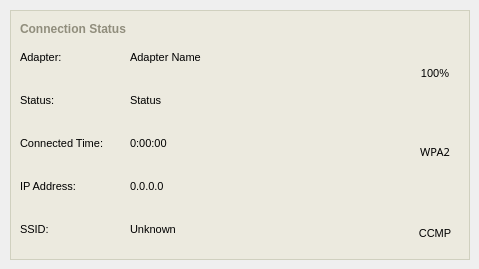
     <widget class="QWidget" name="statusPage" >
      <widget class="QFrame" name="interfaceInfoFrame_2" >
       <property name="geometry" >
        <rect>
         <x>10</x>
         <y>10</y>
         <width>460</width>
         <height>250</height>
        </rect>
       </property>
       <property name="minimumSize" >
        <size>
         <width>460</width>
         <height>250</height>
        </size>
       </property>
       <property name="maximumSize" >
        <size>
         <width>460</width>
         <height>250</height>
        </size>
       </property>
       <property name="palette" >
        <palette>
         <active>
          <colorrole role="WindowText" >
           <brush brushstyle="SolidPattern" >
            <color alpha="255" >
             <red>208</red>
             <green>208</green>
             <blue>191</blue>
            </color>
           </brush>
          </colorrole>
          <colorrole role="Base" >
           <brush brushstyle="SolidPattern" >
            <color alpha="255" >
             <red>255</red>
             <green>255</green>
             <blue>255</blue>
            </color>
           </brush>
          </colorrole>
          <colorrole role="Window" >
           <brush brushstyle="SolidPattern" >
            <color alpha="255" >
             <red>236</red>
             <green>234</green>
             <blue>223</blue>
            </color>
           </brush>
          </colorrole>
         </active>
         <inactive>
          <colorrole role="WindowText" >
           <brush brushstyle="SolidPattern" >
            <color alpha="255" >
             <red>208</red>
             <green>208</green>
             <blue>191</blue>
            </color>
           </brush>
          </colorrole>
          <colorrole role="Base" >
           <brush brushstyle="SolidPattern" >
            <color alpha="255" >
             <red>255</red>
             <green>255</green>
             <blue>255</blue>
            </color>
           </brush>
          </colorrole>
          <colorrole role="Window" >
           <brush brushstyle="SolidPattern" >
            <color alpha="255" >
             <red>236</red>
             <green>234</green>
             <blue>223</blue>
            </color>
           </brush>
          </colorrole>
         </inactive>
         <disabled>
          <colorrole role="WindowText" >
           <brush brushstyle="SolidPattern" >
            <color alpha="255" >
             <red>119</red>
             <green>119</green>
             <blue>119</blue>
            </color>
           </brush>
          </colorrole>
          <colorrole role="Base" >
           <brush brushstyle="SolidPattern" >
            <color alpha="255" >
             <red>236</red>
             <green>234</green>
             <blue>223</blue>
            </color>
           </brush>
          </colorrole>
          <colorrole role="Window" >
           <brush brushstyle="SolidPattern" >
            <color alpha="255" >
             <red>236</red>
             <green>234</green>
             <blue>223</blue>
            </color>
           </brush>
          </colorrole>
         </disabled>
        </palette>
       </property>
       <property name="autoFillBackground" >
        <bool>true</bool>
       </property>
       <property name="frameShape" >
        <enum>QFrame::Box</enum>
       </property>
       <property name="frameShadow" >
        <enum>QFrame::Plain</enum>
       </property>
       <widget class="QLabel" name="label_5" >
        <property name="geometry" >
         <rect>
          <x>10</x>
          <y>38</y>
          <width>115</width>
          <height>18</height>
         </rect>
        </property>
        <property name="sizePolicy" >
         <sizepolicy>
          <hsizetype>0</hsizetype>
          <vsizetype>0</vsizetype>
          <horstretch>0</horstretch>
          <verstretch>0</verstretch>
         </sizepolicy>
        </property>
        <property name="minimumSize" >
         <size>
          <width>115</width>
          <height>18</height>
         </size>
        </property>
        <property name="maximumSize" >
         <size>
          <width>115</width>
          <height>18</height>
         </size>
        </property>
        <property name="palette" >
         <palette>
          <active>
           <colorrole role="WindowText" >
            <brush brushstyle="SolidPattern" >
             <color alpha="255" >
              <red>0</red>
              <green>0</green>
              <blue>0</blue>
             </color>
            </brush>
           </colorrole>
          </active>
          <inactive>
           <colorrole role="WindowText" >
            <brush brushstyle="SolidPattern" >
             <color alpha="255" >
              <red>0</red>
              <green>0</green>
              <blue>0</blue>
             </color>
            </brush>
           </colorrole>
          </inactive>
          <disabled>
           <colorrole role="WindowText" >
            <brush brushstyle="SolidPattern" >
             <color alpha="255" >
              <red>119</red>
              <green>119</green>
              <blue>119</blue>
             </color>
            </brush>
           </colorrole>
          </disabled>
         </palette>
        </property>
        <property name="font" >
         <font>
          <pointsize>8</pointsize>
         </font>
        </property>
        <property name="lineWidth" >
         <number>0</number>
        </property>
        <property name="text" >
         <string>Adapter:</string>
        </property>
       </widget>
       <widget class="QLabel" name="label_8" >
        <property name="geometry" >
         <rect>
          <x>10</x>
          <y>167</y>
          <width>115</width>
          <height>18</height>
         </rect>
        </property>
        <property name="sizePolicy" >
         <sizepolicy>
          <hsizetype>0</hsizetype>
          <vsizetype>0</vsizetype>
          <horstretch>0</horstretch>
          <verstretch>0</verstretch>
         </sizepolicy>
        </property>
        <property name="minimumSize" >
         <size>
          <width>115</width>
          <height>18</height>
         </size>
        </property>
        <property name="maximumSize" >
         <size>
          <width>115</width>
          <height>18</height>
         </size>
        </property>
        <property name="palette" >
         <palette>
          <active>
           <colorrole role="WindowText" >
            <brush brushstyle="SolidPattern" >
             <color alpha="255" >
              <red>0</red>
              <green>0</green>
              <blue>0</blue>
             </color>
            </brush>
           </colorrole>
          </active>
          <inactive>
           <colorrole role="WindowText" >
            <brush brushstyle="SolidPattern" >
             <color alpha="255" >
              <red>0</red>
              <green>0</green>
              <blue>0</blue>
             </color>
            </brush>
           </colorrole>
          </inactive>
          <disabled>
           <colorrole role="WindowText" >
            <brush brushstyle="SolidPattern" >
             <color alpha="255" >
              <red>119</red>
              <green>119</green>
              <blue>119</blue>
             </color>
            </brush>
           </colorrole>
          </disabled>
         </palette>
        </property>
        <property name="font" >
         <font>
          <pointsize>8</pointsize>
         </font>
        </property>
        <property name="lineWidth" >
         <number>0</number>
        </property>
        <property name="text" >
         <string>IP Address:</string>
        </property>
       </widget>
       <widget class="QLabel" name="ssidLabel" >
        <property name="geometry" >
         <rect>
          <x>10</x>
          <y>210</y>
          <width>115</width>
          <height>18</height>
         </rect>
        </property>
        <property name="sizePolicy" >
         <sizepolicy>
          <hsizetype>0</hsizetype>
          <vsizetype>0</vsizetype>
          <horstretch>0</horstretch>
          <verstretch>0</verstretch>
         </sizepolicy>
        </property>
        <property name="minimumSize" >
         <size>
          <width>115</width>
          <height>18</height>
         </size>
        </property>
        <property name="maximumSize" >
         <size>
          <width>115</width>
          <height>18</height>
         </size>
        </property>
        <property name="palette" >
         <palette>
          <active>
           <colorrole role="WindowText" >
            <brush brushstyle="SolidPattern" >
             <color alpha="255" >
              <red>0</red>
              <green>0</green>
              <blue>0</blue>
             </color>
            </brush>
           </colorrole>
          </active>
          <inactive>
           <colorrole role="WindowText" >
            <brush brushstyle="SolidPattern" >
             <color alpha="255" >
              <red>0</red>
              <green>0</green>
              <blue>0</blue>
             </color>
            </brush>
           </colorrole>
          </inactive>
          <disabled>
           <colorrole role="WindowText" >
            <brush brushstyle="SolidPattern" >
             <color alpha="255" >
              <red>119</red>
              <green>119</green>
              <blue>119</blue>
             </color>
            </brush>
           </colorrole>
          </disabled>
         </palette>
        </property>
        <property name="font" >
         <font>
          <pointsize>8</pointsize>
         </font>
        </property>
        <property name="lineWidth" >
         <number>0</number>
        </property>
        <property name="text" >
         <string>SSID:</string>
        </property>
       </widget>
       <widget class="QLabel" name="assocTypeLabel" >
        <property name="geometry" >
         <rect>
          <x>400</x>
          <y>132</y>
          <width>50</width>
          <height>18</height>
         </rect>
        </property>
        <property name="minimumSize" >
         <size>
          <width>50</width>
          <height>18</height>
         </size>
        </property>
        <property name="maximumSize" >
         <size>
          <width>50</width>
          <height>18</height>
         </size>
        </property>
        <property name="palette" >
         <palette>
          <active>
           <colorrole role="WindowText" >
            <brush brushstyle="SolidPattern" >
             <color alpha="255" >
              <red>0</red>
              <green>0</green>
              <blue>0</blue>
             </color>
            </brush>
           </colorrole>
          </active>
          <inactive>
           <colorrole role="WindowText" >
            <brush brushstyle="SolidPattern" >
             <color alpha="255" >
              <red>0</red>
              <green>0</green>
              <blue>0</blue>
             </color>
            </brush>
           </colorrole>
          </inactive>
          <disabled>
           <colorrole role="WindowText" >
            <brush brushstyle="SolidPattern" >
             <color alpha="255" >
              <red>119</red>
              <green>119</green>
              <blue>119</blue>
             </color>
            </brush>
           </colorrole>
          </disabled>
         </palette>
        </property>
        <property name="font" >
         <font>
          <family>Sans Serif</family>
          <pointsize>8</pointsize>
          <weight>50</weight>
          <bold>false</bold>
         </font>
        </property>
        <property name="lineWidth" >
         <number>0</number>
        </property>
        <property name="text" >
         <string>WPA2</string>
        </property>
        <property name="alignment" >
         <set>Qt::AlignBottom|Qt::AlignHCenter</set>
        </property>
       </widget>
       <widget class="QLabel" name="sigStrengthText" >
        <property name="geometry" >
         <rect>
          <x>400</x>
          <y>52</y>
          <width>50</width>
          <height>18</height>
         </rect>
        </property>
        <property name="minimumSize" >
         <size>
          <width>50</width>
          <height>18</height>
         </size>
        </property>
        <property name="maximumSize" >
         <size>
          <width>50</width>
          <height>18</height>
         </size>
        </property>
        <property name="palette" >
         <palette>
          <active>
           <colorrole role="WindowText" >
            <brush brushstyle="SolidPattern" >
             <color alpha="255" >
              <red>0</red>
              <green>0</green>
              <blue>0</blue>
             </color>
            </brush>
           </colorrole>
          </active>
          <inactive>
           <colorrole role="WindowText" >
            <brush brushstyle="SolidPattern" >
             <color alpha="255" >
              <red>0</red>
              <green>0</green>
              <blue>0</blue>
             </color>
            </brush>
           </colorrole>
          </inactive>
          <disabled>
           <colorrole role="WindowText" >
            <brush brushstyle="SolidPattern" >
             <color alpha="255" >
              <red>119</red>
              <green>119</green>
              <blue>119</blue>
             </color>
            </brush>
           </colorrole>
          </disabled>
         </palette>
        </property>
        <property name="font" >
         <font>
          <pointsize>8</pointsize>
         </font>
        </property>
        <property name="layoutDirection" >
         <enum>Qt::LeftToRight</enum>
        </property>
        <property name="lineWidth" >
         <number>0</number>
        </property>
        <property name="text" >
         <string>100%</string>
        </property>
        <property name="alignment" >
         <set>Qt::AlignBottom|Qt::AlignHCenter</set>
        </property>
       </widget>
       <widget class="QLabel" name="encTypeLabel" >
        <property name="geometry" >
         <rect>
          <x>400</x>
          <y>212</y>
          <width>50</width>
          <height>18</height>
         </rect>
        </property>
        <property name="minimumSize" >
         <size>
          <width>50</width>
          <height>18</height>
         </size>
        </property>
        <property name="maximumSize" >
         <size>
          <width>50</width>
          <height>18</height>
         </size>
        </property>
        <property name="palette" >
         <palette>
          <active>
           <colorrole role="WindowText" >
            <brush brushstyle="SolidPattern" >
             <color alpha="255" >
              <red>0</red>
              <green>0</green>
              <blue>0</blue>
             </color>
            </brush>
           </colorrole>
          </active>
          <inactive>
           <colorrole role="WindowText" >
            <brush brushstyle="SolidPattern" >
             <color alpha="255" >
              <red>0</red>
              <green>0</green>
              <blue>0</blue>
             </color>
            </brush>
           </colorrole>
          </inactive>
          <disabled>
           <colorrole role="WindowText" >
            <brush brushstyle="SolidPattern" >
             <color alpha="255" >
              <red>119</red>
              <green>119</green>
              <blue>119</blue>
             </color>
            </brush>
           </colorrole>
          </disabled>
         </palette>
        </property>
        <property name="font" >
         <font>
          <pointsize>8</pointsize>
         </font>
        </property>
        <property name="lineWidth" >
         <number>0</number>
        </property>
        <property name="text" >
         <string>CCMP</string>
        </property>
        <property name="alignment" >
         <set>Qt::AlignBottom|Qt::AlignHCenter</set>
        </property>
       </widget>
       <widget class="QLabel" name="sigStrengthGfx" >
        <property name="geometry" >
         <rect>
          <x>410</x>
          <y>20</y>
          <width>32</width>
          <height>32</height>
         </rect>
        </property>
        <property name="minimumSize" >
         <size>
          <width>32</width>
          <height>32</height>
         </size>
        </property>
        <property name="maximumSize" >
         <size>
          <width>32</width>
          <height>32</height>
         </size>
        </property>
        <property name="text" >
         <string/>
        </property>
        <property name="pixmap" >
         <pixmap>icons/signal_0.png</pixmap>
        </property>
       </widget>
       <widget class="QLabel" name="assocGfx" >
        <property name="geometry" >
         <rect>
          <x>410</x>
          <y>100</y>
          <width>32</width>
          <height>32</height>
         </rect>
        </property>
        <property name="minimumSize" >
         <size>
          <width>32</width>
          <height>32</height>
         </size>
        </property>
        <property name="maximumSize" >
         <size>
          <width>32</width>
          <height>32</height>
         </size>
        </property>
        <property name="text" >
         <string/>
        </property>
        <property name="pixmap" >
         <pixmap>icons/key.png</pixmap>
        </property>
       </widget>
       <widget class="QLabel" name="encTypeGFX" >
        <property name="geometry" >
         <rect>
          <x>410</x>
          <y>180</y>
          <width>32</width>
          <height>32</height>
         </rect>
        </property>
        <property name="minimumSize" >
         <size>
          <width>32</width>
          <height>32</height>
         </size>
        </property>
        <property name="maximumSize" >
         <size>
          <width>32</width>
          <height>32</height>
         </size>
        </property>
        <property name="text" >
         <string/>
        </property>
        <property name="pixmap" >
         <pixmap>icons/lock.png</pixmap>
        </property>
       </widget>
       <widget class="QLabel" name="label_13" >
        <property name="geometry" >
         <rect>
          <x>10</x>
          <y>10</y>
          <width>201</width>
          <height>18</height>
         </rect>
        </property>
        <property name="minimumSize" >
         <size>
          <width>0</width>
          <height>18</height>
         </size>
        </property>
        <property name="maximumSize" >
         <size>
          <width>16777215</width>
          <height>18</height>
         </size>
        </property>
        <property name="palette" >
         <palette>
          <active>
           <colorrole role="WindowText" >
            <brush brushstyle="SolidPattern" >
             <color alpha="255" >
              <red>144</red>
              <green>141</green>
              <blue>124</blue>
             </color>
            </brush>
           </colorrole>
          </active>
          <inactive>
           <colorrole role="WindowText" >
            <brush brushstyle="SolidPattern" >
             <color alpha="255" >
              <red>144</red>
              <green>141</green>
              <blue>124</blue>
             </color>
            </brush>
           </colorrole>
          </inactive>
          <disabled>
           <colorrole role="WindowText" >
            <brush brushstyle="SolidPattern" >
             <color alpha="255" >
              <red>119</red>
              <green>119</green>
              <blue>119</blue>
             </color>
            </brush>
           </colorrole>
          </disabled>
         </palette>
        </property>
        <property name="font" >
         <font>
          <weight>75</weight>
          <bold>true</bold>
         </font>
        </property>
        <property name="lineWidth" >
         <number>0</number>
        </property>
        <property name="text" >
         <string>Connection Status</string>
        </property>
       </widget>
       <widget class="QLabel" name="label_6" >
        <property name="geometry" >
         <rect>
          <x>10</x>
          <y>81</y>
          <width>115</width>
          <height>18</height>
         </rect>
        </property>
        <property name="sizePolicy" >
         <sizepolicy>
          <hsizetype>0</hsizetype>
          <vsizetype>0</vsizetype>
          <horstretch>0</horstretch>
          <verstretch>0</verstretch>
         </sizepolicy>
        </property>
        <property name="minimumSize" >
         <size>
          <width>115</width>
          <height>18</height>
         </size>
        </property>
        <property name="maximumSize" >
         <size>
          <width>115</width>
          <height>18</height>
         </size>
        </property>
        <property name="palette" >
         <palette>
          <active>
           <colorrole role="WindowText" >
            <brush brushstyle="SolidPattern" >
             <color alpha="255" >
              <red>0</red>
              <green>0</green>
              <blue>0</blue>
             </color>
            </brush>
           </colorrole>
          </active>
          <inactive>
           <colorrole role="WindowText" >
            <brush brushstyle="SolidPattern" >
             <color alpha="255" >
              <red>0</red>
              <green>0</green>
              <blue>0</blue>
             </color>
            </brush>
           </colorrole>
          </inactive>
          <disabled>
           <colorrole role="WindowText" >
            <brush brushstyle="SolidPattern" >
             <color alpha="255" >
              <red>119</red>
              <green>119</green>
              <blue>119</blue>
             </color>
            </brush>
           </colorrole>
          </disabled>
         </palette>
        </property>
        <property name="font" >
         <font>
          <pointsize>8</pointsize>
         </font>
        </property>
        <property name="lineWidth" >
         <number>0</number>
        </property>
        <property name="text" >
         <string>Status:</string>
        </property>
       </widget>
       <widget class="QLabel" name="label_7" >
        <property name="geometry" >
         <rect>
          <x>10</x>
          <y>124</y>
          <width>115</width>
          <height>18</height>
         </rect>
        </property>
        <property name="sizePolicy" >
         <sizepolicy>
          <hsizetype>0</hsizetype>
          <vsizetype>0</vsizetype>
          <horstretch>0</horstretch>
          <verstretch>0</verstretch>
         </sizepolicy>
        </property>
        <property name="minimumSize" >
         <size>
          <width>115</width>
          <height>18</height>
         </size>
        </property>
        <property name="maximumSize" >
         <size>
          <width>115</width>
          <height>18</height>
         </size>
        </property>
        <property name="palette" >
         <palette>
          <active>
           <colorrole role="WindowText" >
            <brush brushstyle="SolidPattern" >
             <color alpha="255" >
              <red>0</red>
              <green>0</green>
              <blue>0</blue>
             </color>
            </brush>
           </colorrole>
          </active>
          <inactive>
           <colorrole role="WindowText" >
            <brush brushstyle="SolidPattern" >
             <color alpha="255" >
              <red>0</red>
              <green>0</green>
              <blue>0</blue>
             </color>
            </brush>
           </colorrole>
          </inactive>
          <disabled>
           <colorrole role="WindowText" >
            <brush brushstyle="SolidPattern" >
             <color alpha="255" >
              <red>119</red>
              <green>119</green>
              <blue>119</blue>
             </color>
            </brush>
           </colorrole>
          </disabled>
         </palette>
        </property>
        <property name="font" >
         <font>
          <pointsize>8</pointsize>
         </font>
        </property>
        <property name="lineWidth" >
         <number>0</number>
        </property>
        <property name="text" >
         <string>Connected Time:</string>
        </property>
       </widget>
       <widget class="QLabel" name="statusAdapterName" >
        <property name="geometry" >
         <rect>
          <x>120</x>
          <y>38</y>
          <width>290</width>
          <height>18</height>
         </rect>
        </property>
        <property name="sizePolicy" >
         <sizepolicy>
          <hsizetype>0</hsizetype>
          <vsizetype>0</vsizetype>
          <horstretch>0</horstretch>
          <verstretch>0</verstretch>
         </sizepolicy>
        </property>
        <property name="minimumSize" >
         <size>
          <width>290</width>
          <height>18</height>
         </size>
        </property>
        <property name="maximumSize" >
         <size>
          <width>290</width>
          <height>18</height>
         </size>
        </property>
        <property name="palette" >
         <palette>
          <active>
           <colorrole role="WindowText" >
            <brush brushstyle="SolidPattern" >
             <color alpha="255" >
              <red>0</red>
              <green>0</green>
              <blue>0</blue>
             </color>
            </brush>
           </colorrole>
          </active>
          <inactive>
           <colorrole role="WindowText" >
            <brush brushstyle="SolidPattern" >
             <color alpha="255" >
              <red>0</red>
              <green>0</green>
              <blue>0</blue>
             </color>
            </brush>
           </colorrole>
          </inactive>
          <disabled>
           <colorrole role="WindowText" >
            <brush brushstyle="SolidPattern" >
             <color alpha="255" >
              <red>119</red>
              <green>119</green>
              <blue>119</blue>
             </color>
            </brush>
           </colorrole>
          </disabled>
         </palette>
        </property>
        <property name="font" >
         <font>
          <pointsize>8</pointsize>
         </font>
        </property>
        <property name="lineWidth" >
         <number>0</number>
        </property>
        <property name="text" >
         <string>Adapter Name</string>
        </property>
       </widget>
       <widget class="QLabel" name="statusLabel" >
        <property name="geometry" >
         <rect>
          <x>120</x>
          <y>81</y>
          <width>250</width>
          <height>18</height>
         </rect>
        </property>
        <property name="sizePolicy" >
         <sizepolicy>
          <hsizetype>0</hsizetype>
          <vsizetype>0</vsizetype>
          <horstretch>0</horstretch>
          <verstretch>0</verstretch>
         </sizepolicy>
        </property>
        <property name="minimumSize" >
         <size>
          <width>250</width>
          <height>18</height>
         </size>
        </property>
        <property name="maximumSize" >
         <size>
          <width>250</width>
          <height>18</height>
         </size>
        </property>
        <property name="palette" >
         <palette>
          <active>
           <colorrole role="WindowText" >
            <brush brushstyle="SolidPattern" >
             <color alpha="255" >
              <red>0</red>
              <green>0</green>
              <blue>0</blue>
             </color>
            </brush>
           </colorrole>
          </active>
          <inactive>
           <colorrole role="WindowText" >
            <brush brushstyle="SolidPattern" >
             <color alpha="255" >
              <red>0</red>
              <green>0</green>
              <blue>0</blue>
             </color>
            </brush>
           </colorrole>
          </inactive>
          <disabled>
           <colorrole role="WindowText" >
            <brush brushstyle="SolidPattern" >
             <color alpha="255" >
              <red>119</red>
              <green>119</green>
              <blue>119</blue>
             </color>
            </brush>
           </colorrole>
          </disabled>
         </palette>
        </property>
        <property name="font" >
         <font>
          <pointsize>8</pointsize>
         </font>
        </property>
        <property name="lineWidth" >
         <number>0</number>
        </property>
        <property name="text" >
         <string>Status</string>
        </property>
       </widget>
       <widget class="QLabel" name="connTimeLabel" >
        <property name="geometry" >
         <rect>
          <x>120</x>
          <y>124</y>
          <width>250</width>
          <height>18</height>
         </rect>
        </property>
        <property name="sizePolicy" >
         <sizepolicy>
          <hsizetype>0</hsizetype>
          <vsizetype>0</vsizetype>
          <horstretch>0</horstretch>
          <verstretch>0</verstretch>
         </sizepolicy>
        </property>
        <property name="minimumSize" >
         <size>
          <width>250</width>
          <height>18</height>
         </size>
        </property>
        <property name="maximumSize" >
         <size>
          <width>250</width>
          <height>18</height>
         </size>
        </property>
        <property name="palette" >
         <palette>
          <active>
           <colorrole role="WindowText" >
            <brush brushstyle="SolidPattern" >
             <color alpha="255" >
              <red>0</red>
              <green>0</green>
              <blue>0</blue>
             </color>
            </brush>
           </colorrole>
          </active>
          <inactive>
           <colorrole role="WindowText" >
            <brush brushstyle="SolidPattern" >
             <color alpha="255" >
              <red>0</red>
              <green>0</green>
              <blue>0</blue>
             </color>
            </brush>
           </colorrole>
          </inactive>
          <disabled>
           <colorrole role="WindowText" >
            <brush brushstyle="SolidPattern" >
             <color alpha="255" >
              <red>119</red>
              <green>119</green>
              <blue>119</blue>
             </color>
            </brush>
           </colorrole>
          </disabled>
         </palette>
        </property>
        <property name="font" >
         <font>
          <pointsize>8</pointsize>
         </font>
        </property>
        <property name="lineWidth" >
         <number>0</number>
        </property>
        <property name="text" >
         <string>0:00:00</string>
        </property>
       </widget>
       <widget class="QLabel" name="ipAddrLabel" >
        <property name="geometry" >
         <rect>
          <x>120</x>
          <y>167</y>
          <width>250</width>
          <height>18</height>
         </rect>
        </property>
        <property name="sizePolicy" >
         <sizepolicy>
          <hsizetype>0</hsizetype>
          <vsizetype>0</vsizetype>
          <horstretch>0</horstretch>
          <verstretch>0</verstretch>
         </sizepolicy>
        </property>
        <property name="minimumSize" >
         <size>
          <width>250</width>
          <height>18</height>
         </size>
        </property>
        <property name="maximumSize" >
         <size>
          <width>250</width>
          <height>18</height>
         </size>
        </property>
        <property name="palette" >
         <palette>
          <active>
           <colorrole role="WindowText" >
            <brush brushstyle="SolidPattern" >
             <color alpha="255" >
              <red>0</red>
              <green>0</green>
              <blue>0</blue>
             </color>
            </brush>
           </colorrole>
          </active>
          <inactive>
           <colorrole role="WindowText" >
            <brush brushstyle="SolidPattern" >
             <color alpha="255" >
              <red>0</red>
              <green>0</green>
              <blue>0</blue>
             </color>
            </brush>
           </colorrole>
          </inactive>
          <disabled>
           <colorrole role="WindowText" >
            <brush brushstyle="SolidPattern" >
             <color alpha="255" >
              <red>119</red>
              <green>119</green>
              <blue>119</blue>
             </color>
            </brush>
           </colorrole>
          </disabled>
         </palette>
        </property>
        <property name="font" >
         <font>
          <pointsize>8</pointsize>
         </font>
        </property>
        <property name="lineWidth" >
         <number>0</number>
        </property>
        <property name="text" >
         <string>0.0.0.0</string>
        </property>
       </widget>
       <widget class="QLabel" name="ssidNameLabel" >
        <property name="geometry" >
         <rect>
          <x>120</x>
          <y>210</y>
          <width>250</width>
          <height>18</height>
         </rect>
        </property>
        <property name="sizePolicy" >
         <sizepolicy>
          <hsizetype>0</hsizetype>
          <vsizetype>0</vsizetype>
          <horstretch>0</horstretch>
          <verstretch>0</verstretch>
         </sizepolicy>
        </property>
        <property name="minimumSize" >
         <size>
          <width>250</width>
          <height>18</height>
         </size>
        </property>
        <property name="maximumSize" >
         <size>
          <width>250</width>
          <height>18</height>
         </size>
        </property>
        <property name="palette" >
         <palette>
          <active>
           <colorrole role="WindowText" >
            <brush brushstyle="SolidPattern" >
             <color alpha="255" >
              <red>0</red>
              <green>0</green>
              <blue>0</blue>
             </color>
            </brush>
           </colorrole>
          </active>
          <inactive>
           <colorrole role="WindowText" >
            <brush brushstyle="SolidPattern" >
             <color alpha="255" >
              <red>0</red>
              <green>0</green>
              <blue>0</blue>
             </color>
            </brush>
           </colorrole>
          </inactive>
          <disabled>
           <colorrole role="WindowText" >
            <brush brushstyle="SolidPattern" >
             <color alpha="255" >
              <red>119</red>
              <green>119</green>
              <blue>119</blue>
             </color>
            </brush>
           </colorrole>
          </disabled>
         </palette>
        </property>
        <property name="font" >
         <font>
          <pointsize>8</pointsize>
         </font>
        </property>
        <property name="lineWidth" >
         <number>0</number>
        </property>
        <property name="text" >
         <string>Unknown</string>
        </property>
       </widget>
      </widget>
     </widget>
